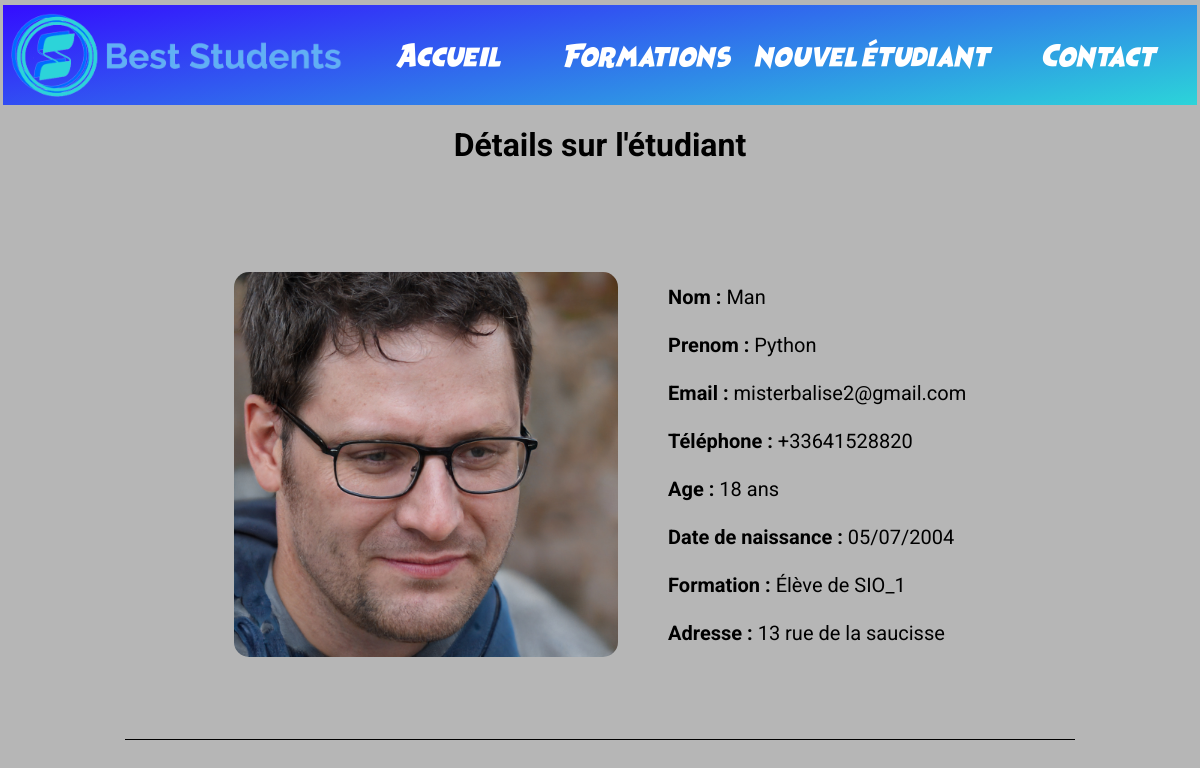
/etudiant.php?id=6, run on an earlier commit of the app's database.
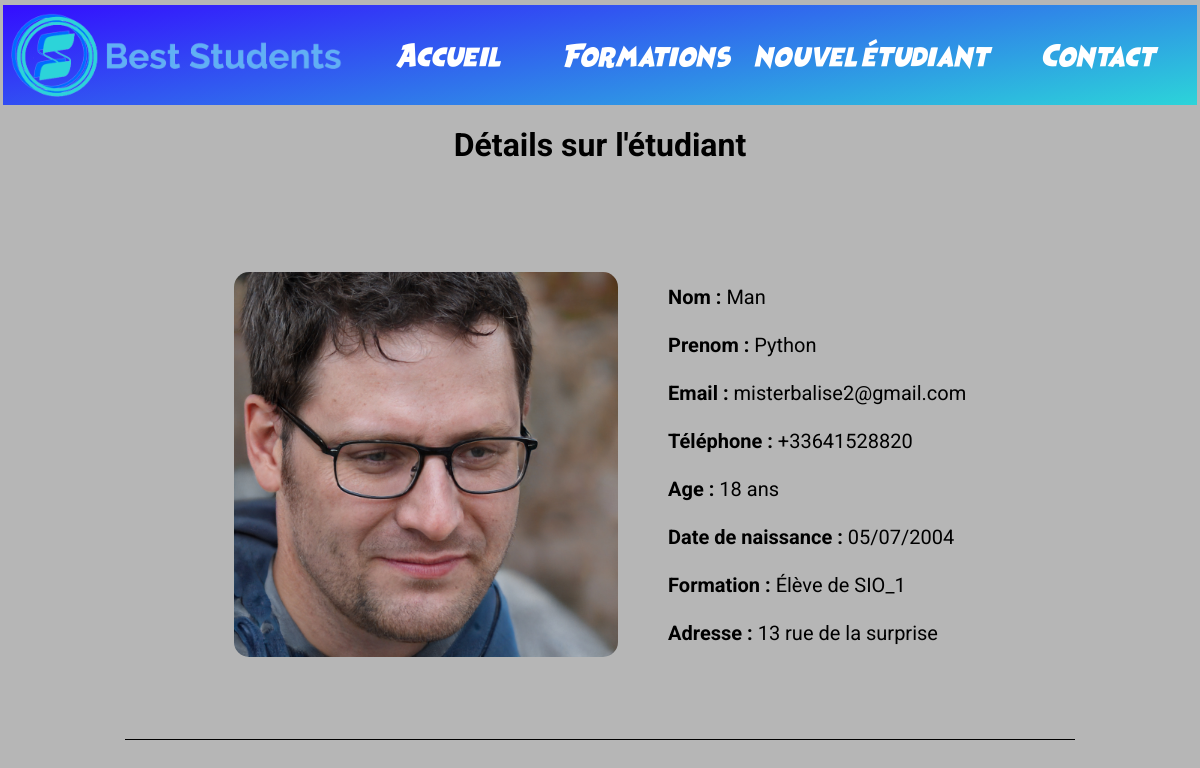
And on a later commit of the database.
### tables this page shows
CREATE TABLE `etudiant` (
  `id_etudiant` int(11) NOT NULL,
  `prenom_etudiant` varchar(60) NOT NULL,
  `nom_etudiant` varchar(60) NOT NULL,
  `email_etudiant` varchar(80) NOT NULL,
  `date_naissance_etudiant` date NOT NULL,
  `adresse_etudiant` varchar(50) NOT NULL,
  `tel_etudiant` varchar(12) NOT NULL,
  `photo_etudiant` varchar(30) NOT NULL,
  `id_promotion` int(11) DEFAULT NULL
);

CREATE TABLE `promotion` (
  `id_promotion` int(11) NOT NULL,
  `intitule_promotion` varchar(20) NOT NULL
);

### src/modele/etudiantDB.php (called while the page is built, shortened)
<?php
function selectStudentById(int $id):array {
    $connection = createConnection();
    $requeteSQL = "SELECT * FROM etudiant WHERE id_etudiant = :id;";
    $requete=$connection->prepare($requeteSQL);
    $requete->bindValue(":id", $id);
    $requete->execute();
    return $requete->fetch(PDO::FETCH_ASSOC);
}
function selectPromotionById(int $id) :array | null {
    $connection = createConnection();
    $requeteSQL = "SELECT intitule_promotion FROM promotion WHERE id_promotion = :id;";
    $requete=$connection->prepare($requeteSQL);
    $requete->bindValue(":id", $id);
    $requete->execute();
    return $requete->fetch(PDO::FETCH_ASSOC);
}

### src/utils/dates.php (called while the page is built)
<?php
include_once 'src\modele\etudiantDB.php';
function calculeAgeEtudiant(string $dateNaissance) : array
{
    $age = date_diff(date_create($dateNaissance),date_create(date("Y-m-d")))->format('%y');
    $couleur = $age<18?"#ff0000":"#379A28FF";
    return ["age"=>$age,"couleur"=>$couleur];
}
function formateDate($dateNaissance) : string
{return date_create($dateNaissance)->format("d/m/Y");}

### etudiant.php (the view, shortened to what this page needs)
<?php
include_once 'src\modele\etudiantDB.php';
include_once 'src\utils\dates.php';
$id = $_GET["id"];
try {
    $student = selectStudentById($id);
} catch (TypeError) {
    header("location: ../index.php");
}
$id_promotion = $student["id_promotion"];
$promotion = isset($id_promotion)?"Élève de ".selectPromotionById($id_promotion)["intitule_promotion"]:"Non renseignée";
?>
<!doctype html>
<html lang=fr>
<head>
    <link rel="stylesheet" href="styles.css">
    <link rel="stylesheet" href="etudiant.css">
    <link rel="stylesheet" href="main.css">
</head>
<body>
<screen>
    <?php include_once "header.php"?>
    <h1>Détails sur l'étudiant</h1>
    <cadre>
        <img id="photo" src="db_images/<?= $student["photo_etudiant"]?>" alt="image représentant l'étudiant">
        <p>
            <span class="gras">Nom :</span> <?= $student["nom_etudiant"]?> <br><br>
            <span class="gras">Prenom :</span> <?= $student["prenom_etudiant"]?> <br><br>
            <span class="gras">Email :</span> <?= $student["email_etudiant"]?> <br><br>
            <span class="gras">Téléphone :</span> <?= $student["tel_etudiant"]?> <br><br>
            <span class="gras">Age :</span> <?= calculeAgeEtudiant($student["date_naissance_etudiant"])["age"]?> ans <br><br>
            <span class="gras">Date de naissance :</span> <?= formateDate($student["date_naissance_etudiant"])?><br><br>
            <span class="gras">Formation :</span> <?=$promotion?><br><br>
            <span class="gras">Adresse :</span> <?= $student["adresse_etudiant"]?>
        </p>
    </cadre>
</screen>
</body>
</html>

What changed in the data, as far as the page shows it:
changed etudiant "Man": adresse_etudiant "13 rue de la saucisse" → "13 rue de la surprise"
